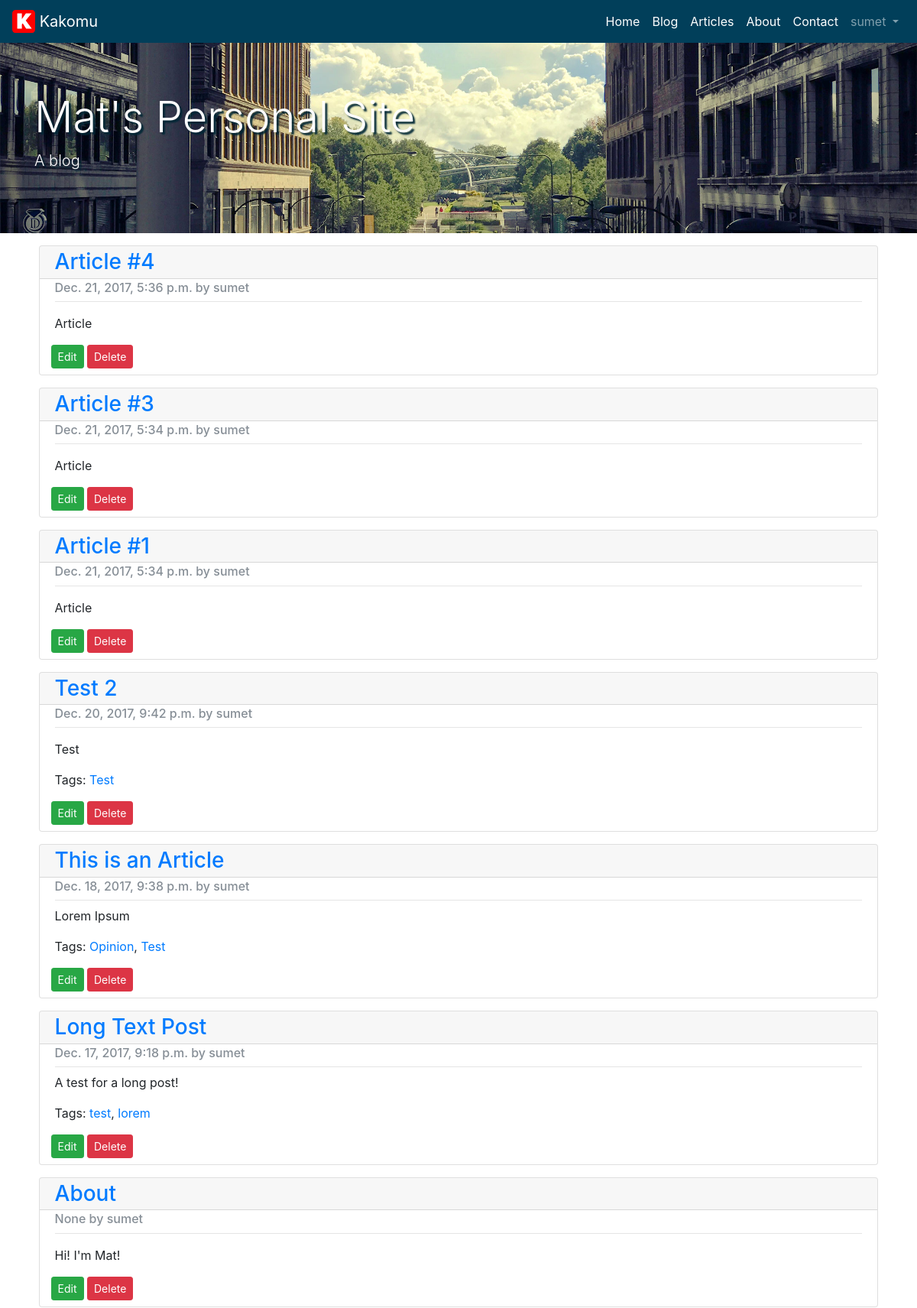
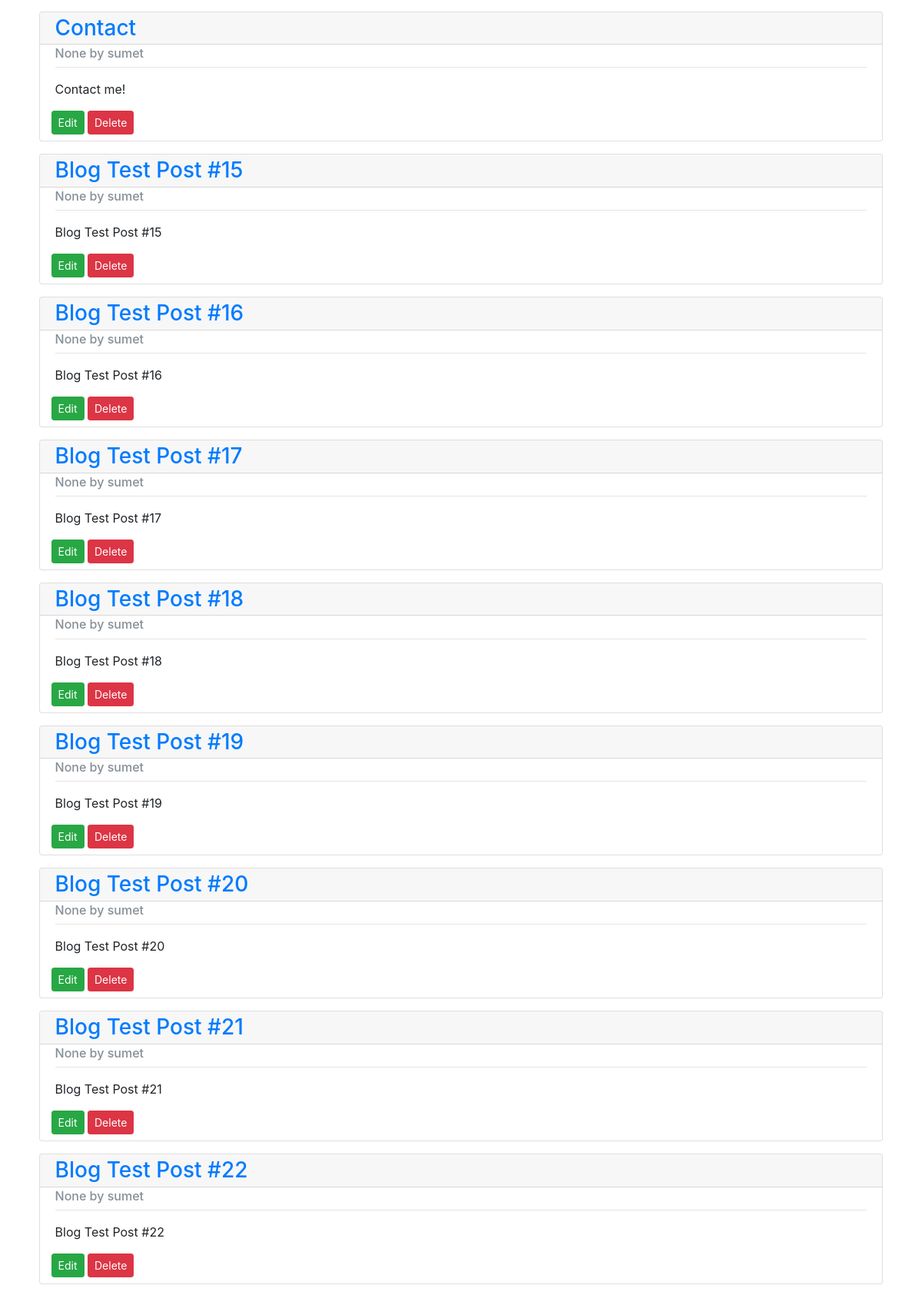
The app's page /all_posts/ (signed in, upper part) with its own data (2 pictures, top to bottom).
### blog/models.py (models this page shows, shortened)
class Post(models.Model):
    CATEGORY_CHOICES = (
        ('A', 'Article'),
        ('B', 'Blog'),
        ('P', 'Permanent Page'),
    )
    title = models.CharField(max_length=1023)
    snippet = models.CharField(max_length=1023, blank=True, null=True) #Only used for previews
    message = models.TextField()
    published_at = models.DateTimeField(blank=True, null=True)
    updated_at = models.DateTimeField(blank=True, null=True)
    created_by = models.ForeignKey(User, null=True, related_name='posts', on_delete=models.SET_NULL)
    updated_by = models.ForeignKey(User, blank=True, null=True, related_name='+', on_delete=models.SET_NULL)
    tags = models.CharField(blank=True, max_length=1023)
    slug = models.SlugField(unique=True)
    published = models.BooleanField()
    category = models.CharField(max_length=1, choices=CATEGORY_CHOICES) #convert to choice between blog and article
    def get_message_as_markdown(self):
        return mark_safe(markdown(self.message))

### blog/views.py (the view)
# urls.py: path('all_posts/', blog_views.AllPostListView.as_view(), name='all_posts'),
@method_decorator(login_required, name='dispatch')
class AllPostListView(PostListView):
    def get_queryset(self):
        return super().get_queryset()

### blog/templatetags/text_filter_tags.py (called while the page is built)
@register.filter
def preview_text(text, link):
    end = text.find('</p>', 200)
    if end >= 200 :
        new_text = text[:end+4] + '<p><a href="' + link + '">Continue Reading</a></p>'
    else:
        new_text = text
    return mark_safe(new_text)

@register.filter
def tag_links(text):
    tag_list = ""
    first = True
    for tag in text.split(','):
        if first:
            first = False
            pass
        else:
            tag_list = tag_list+', '
        tag_list = tag_list + '<a href="{0}">{1}</a>'.format(reverse('tag_list', kwargs={'tag': tag.strip()}), tag.strip())
    return mark_safe(tag_list)

@register.filter
def add_year(text):
    return date.today().year

### blog/views.py (called while the page is built)
    def get_context_data(self, **kwargs):
        kwargs['link'] = 'view_post'
        return super().get_context_data(**kwargs)

### templates/blog.html (shortened to what this page needs)
{% extends 'base.html' %}
{% load static %}
{% load text_filter_tags %}
{% block content %}
    {% for post in posts %}
        {% url link post.slug as post_link %}
        <div class="card mx-auto mb-3" style="width: 99%;">
            <div class="card-header pt-1 pb-0">
                <h3 class="card-title mb-1"><a href="{{ post_link }}">{{ post.title }}</a></h3>
            </div>
            <div class="card-body pt-2 pb-0">
                <h6 class="card-subtitle mb-2 text-muted">{{ post.published_at }} by {{post.created_by.username }}</h6>
                <hr class="my-2">
                {% if post.snippet %}
                    <p>{{ post.snippet }}</p>
                {% else %}
                    <p>{{ post.get_message_as_markdown|preview_text:post_link }}</p>
                {% endif %}
                {% if post.tags %}
                    <p>Tags: {{ post.tags|tag_links }}</p>
                {% endif %}
            </div>
            {% if post.created_by == user or user.is_superuser %}
                <div class="container mb-2">
                    <a class="btn btn-success btn-sm" href="{% url 'edit_post' post.slug%}" role="button">Edit</a>
                    <button type="button" class="btn btn-danger btn-sm" data-toggle="modal" data-target="#exampleModal" onclick="setVal('{% url 'delete_post' post.slug%}')">Delete</button>
                </div>
            {% endif %}
        </div>
    {% endfor %}
{% endblock %}

### templates/base.html (shortened to what this page needs)
{% load static %}{% load text_filter_tags %}<!DOCTYPE html>
<html lang="en">
    <head>
        <link href="{% static 'css/bootstrap.min.css' %}" rel="stylesheet">
    </head>
    <body>
        {% block body %}
        <nav class="navbar navbar-expand-lg navbar-dark" style="Background-color: #013f5a">
            <a class="navbar-brand" href="{% url 'home' %}">
                <img src="{% static 'img/K-logo.svg' %}" width="30" height="30" class="d-inline-block align-top">
                Kakomu
            </a>
            <div class="collapse navbar-collapse" id="navbarSupportedContent">
                <ul class="navbar-nav">
                    <li class="nav-item active">
                        <a class="nav-link" href="{% url 'home' %}">
                            Home
                        </a>
                    </li>
                    <li class="nav-item active">
                        <a class="nav-link" href="{% url 'blog_post_list' %}">
                            Blog
                        </a>
                    </li>
                    <li class="nav-item active">
                        <a class="nav-link" href="{% url 'article_post_list' %}">
                            Articles
                        </a>
                    </li>
                    <li class="nav-item active">
                        <a class="nav-link" href="{% url 'about' %}">
                            About
                        </a>
                    </li>
                    <li class="nav-item active">
                        <a class="nav-link" href="{% url 'contact' %}">
                            Contact
                        </a>
                    </li>
                    {% if user.is_authenticated %}
                    <li class="nav-item dropdown">
                        <a class="nav-link dropdown-toggle" href="#" id="navbarAcocuntDropdown" role="button" data-toggle="dropdown" aria-haspopup="true" aria-expanded="false">
                            {{ user.username }}
                        </a>
                    </li>
                    {% endif %}
                </ul>
            </div>
        </nav>
        <div class="jumbotron jumbotron-fluid text-white mb-3" style="background-image: url('{% static 'img/bg-jumbo.jpg' %}'); background-size: cover; background-position: center;">
            <div class="container">
                <h1 class="display-4" style="text-shadow: 3px 3px 2px rgba(1,39,53,0.96) ;">
                    Mat's Personal Site
                </h1>
                <p class="lead" style="text-shadow: 3px 3px 2px rgba(1,39,53,0.96) ;">
                    {% block subtitle %}A blog{% endblock %}
                </p>
            </div>
        </div>
        <div class="container">
            {% block content%}{% endblock%}
        </div>
        {% endblock %}
    </body>
</html>

### records on screen
Post: title "Article #4", published_at "Dec. 21, 2017, 5:36 p.m.", created_by.username "sumet", get_message_as_markdown|preview_text "Article", shows "Edit"
Post: title "Article #3", published_at "Dec. 21, 2017, 5:34 p.m.", created_by.username "sumet", get_message_as_markdown|preview_text "Article", shows "Edit"
Post: title "Article #1", published_at "Dec. 21, 2017, 5:34 p.m.", created_by.username "sumet", get_message_as_markdown|preview_text "Article", shows "Edit"
Post: title "Test 2", published_at "Dec. 20, 2017, 9:42 p.m.", created_by.username "sumet", get_message_as_markdown|preview_text "Test", tags|tag_links "Test", shows "Edit"
Post: title "This is an Article", published_at "Dec. 18, 2017, 9:38 p.m.", created_by.username "sumet", snippet "Lorem Ipsum", tags|tag_links "Opinion , Test", shows "Edit"
Post: title "Long Text Post", published_at "Dec. 17, 2017, 9:18 p.m.", created_by.username "sumet", snippet "A test for a long post!", tags|tag_links "test , lorem", shows "Edit"
Post: title "About", published_at "None", created_by.username "sumet", get_message_as_markdown|preview_text "Hi! I'm Mat!", shows "Edit"
Post: title "Contact", published_at "None", created_by.username "sumet", get_message_as_markdown|preview_text "Contact me!", shows "Edit"
Post: title "Blog Test Post #15", published_at "None", created_by.username "sumet", get_message_as_markdown|preview_text "Blog Test Post #15", shows "Edit"
Post: title "Blog Test Post #16", published_at "None", created_by.username "sumet", get_message_as_markdown|preview_text "Blog Test Post #16", shows "Edit"
Post: title "Blog Test Post #17", published_at "None", created_by.username "sumet", get_message_as_markdown|preview_text "Blog Test Post #17", shows "Edit"
Post: title "Blog Test Post #18", published_at "None", created_by.username "sumet", get_message_as_markdown|preview_text "Blog Test Post #18", shows "Edit"
Post: title "Blog Test Post #19", published_at "None", created_by.username "sumet", get_message_as_markdown|preview_text "Blog Test Post #19", shows "Edit"
Post: title "Blog Test Post #20", published_at "None", created_by.username "sumet", get_message_as_markdown|preview_text "Blog Test Post #20", shows "Edit"
Post: title "Blog Test Post #21", published_at "None", created_by.username "sumet", get_message_as_markdown|preview_text "Blog Test Post #21", shows "Edit"
Post: title "Blog Test Post #22", published_at "None", created_by.username "sumet", get_message_as_markdown|preview_text "Blog Test Post #22", shows "Edit"

### other values on screen
{{ user.username }} "sumet"
